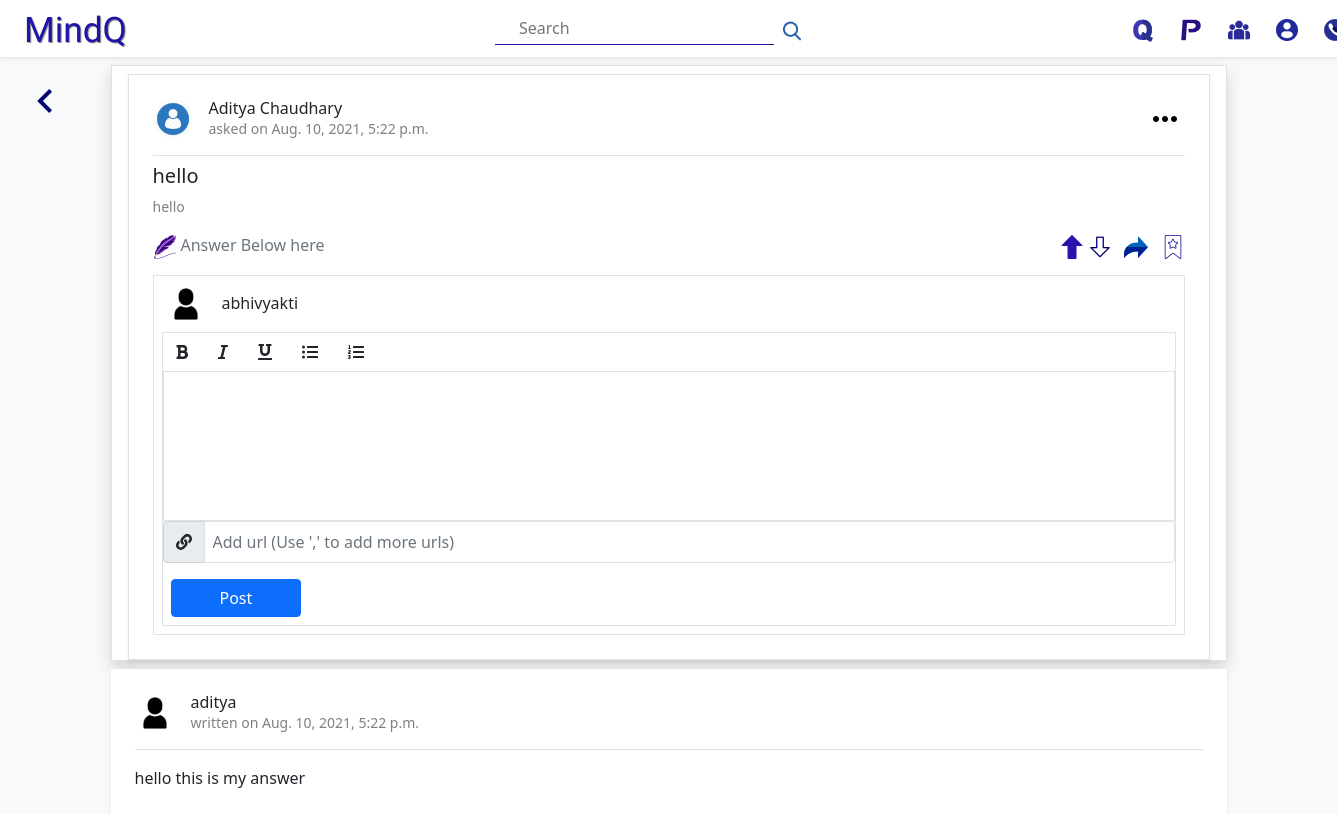
Screenshot of /question/hello (signed in) with the database file from the repository.
### qna/models.py (models this page shows, shortened)
class Question(models.Model):
    key = models.AutoField(primary_key=True)
    user = models.ForeignKey(User,on_delete=models.CASCADE,related_name="QUser")
    title = models.CharField(max_length=300,blank=False)
    description = models.TextField(blank=True)
    url = ListTextField(base_field=CharField(max_length=300,blank=True),size=10,blank=True,default='')
    tags = models.ManyToManyField("Tag",related_name="QTag")
    created_on = models.DateTimeField(auto_now_add=True)
    upvote = models.ManyToManyField(User,related_name="QUpVote")
    downvote = models.ManyToManyField(User,related_name="QDownVote")
    slug = models.SlugField(max_length=300,default="set-some-slug-bro")

class AnswerQ(MPTTModel):
    key = models.AutoField(primary_key=True)
    user = models.ForeignKey(User,on_delete=models.CASCADE,null=True)
    question = models.ForeignKey(Question,on_delete=models.CASCADE,related_name="QAnswere")
    parent = TreeForeignKey('self', on_delete=models.CASCADE,null=True,blank=True, related_name='children')
    url = ListTextField(base_field=CharField(max_length=300,blank=True),size=10,blank=True,null=True,default="")
    description = models.TextField(blank=False)
    created_on = models.DateTimeField(auto_now_add=True)
    class MPTTMeta:
        order_insertion_by = ['created_on']
    def __str__(self):
        return self.description

### user_profile/models.py (models this page shows, shortened)
class Profile(models.Model):
    key = models.AutoField(primary_key=True)
    user = models.OneToOneField(User,on_delete=models.CASCADE,blank=True)
    name = models.CharField(max_length=50,null=True)
    job = models.CharField(max_length=100,null=True,default='___',blank=True)
    bio = models.CharField(max_length=500,null=True)
    followers = models.ManyToManyField(User, related_name='followers_ofUser')
    following = models.ManyToManyField(User, related_name='following_ofUser')
    account_created = models.DateField(auto_now_add=True)
    profile_image = models.ImageField(upload_to='user_profile',default='user_profile/default_profile2.png')
    def __str__(self):
        return(self.name)

### qna/views.py (the view)
# urls.py: path('question/<str:pk>',views.questionsingle,name="question"),
@login_required(login_url='/login/')
def questionsingle(request,pk):
    qs=Question.objects.all()
    for i in range(len(qs)):
        print(qs[i].slug)
    ques=Question.objects.filter(slug=pk)
    if len(ques)>0:
        ques=ques[0]
        ans=AnswerQ.objects.filter(question=ques).reverse()
        print(ans)
        for i in range(len(ans)):
            print(ans[i])
        context={}
        context['ans']=ans
        context['q']=ques
        return render(request,'qna/viewQuestion.html',context)
    else:
        return render(request,'notfound.html')

### templates/qna/viewQuestion.html (shortened to what this page needs)
{% extends 'qna/base.html' %}
{% load static %}
{% block title %}
<link rel="stylesheet" href="{% static 'qna/css/viewQuestion.css'%}">
{% endblock %}
{% block content %}
    <a href="{% url 'questions' %}" title="Back" class="btn backBtn"><img src="{% static 'post/images/backButton.png' %}" alt=""></a>
    <div class="d-flex justify-content-center container">
            <div class='d-flex flex-column shadow bg-white border mt-2 w-100'>
                <div class="mt-2 border d-flex flex-column p-3 p-lg-4 mx-lg-3 mx-4 shadow-sm bg-white">
                    <div class="d-flex justify-content-between">
                        <div class="d-flex">
                            <img src="{{ q.user.profile.profile_image.url }}" alt="" height="40px" width="40px"
                                class='rounded rounded-circle'>
                            <div class='d-flex flex-column ms-3 align-items-start'>
                                <h6 class="my-0">{{ q.user.profile }} </h6>
                                <small class="my-0 py-0 text-black-50">asked on {{ q.created_on}}</small>
                            </div>
                        </div>
                        <div>
                            <img src="images/menu.png" alt="" class='m-2'>
                        </div>
                    </div>
                    <h5 class="mt-3 mb-0 pt-2 border-top">{{ q.title }} </h5>
                    <small class="text-black-50 mt-2">{{q.description}}</small>
                    <div class="d-flex justify-content-between mt-2" id="1">
                        <div class="d-flex justify-content-lg-start pt-2">
                            <a class="text-secondary text-decoration-none" id="myAnswerBox" onclick="myFunction({{ q.key }})"><img
                                    src="{% static 'images/question/write.png' %}" alt="write"><span class="ms-1 me-2">Answer Below here</span></a>
                        </div>
                        <div class="d-flex pt-2 vote{{q.key}}" id='votes{{ q.key }}'>
                            <form>
                                <img class="{{q.key}}vote-up selected" src="{% static 'images/question/upvote-on.png' %}"
                                    title="Vote UP Button" />
                                <img class="{{q.key}}vote-down" src="{% static 'images/question/downarrow.png' %}"
                                    title=" Vote down Button " />
                                <a href="" class="ms-2 ms-lg-2"><img src="{% static 'images/question/share.png' %}" alt="share"></a>
                                <a href="" class="ms-2 ms-lg-2"><img src="{% static 'images/question/bookmark.png' %}"
                                        alt="bookmark"></a>
                            </form>
                        </div>
                    </div>
                    <div class="replyBox{{q.key}} replyBox">
                        <div class="border d-flex flex-column p-2 mt-3">
                            <div class="d-flex justify-content-between">
                                <div class="d-flex align-items-center">
                                    <img src="{% static 'default_profile.png' %}" alt="" height="40px" width="40px"
                                        class="rounded rounded-circle ms-1">
                                    <h6 class="my-0 ms-3">{{request.user}}</h6>
                                </div>
                            </div>
                            <div class="border d-flex flex-column mt-2">
                                <div class="text-editor-header">
                                    <button type="button" class="btn textEditorBtn" data-element="bold">
                                        <i class="fa fa-bold"></i>
                                    </button>
                                    <button type="button" class="btn textEditorBtn" data-element="italic">
                                        <i class="fa fa-italic"></i>
                                    </button>
                                    <button type="button" class="btn textEditorBtn" data-element="underline">
                                        <i class="fa fa-underline"></i>
                                    </button>
                                    <button type="button" class="btn textEditorBtn" data-element="insertUnorderedList">
                                        <i class="fa fa-list-ul"></i>
                                    </button>
                                    <button type="button" class="btn textEditorBtn" data-element="insertOrderedList">
                                        <i class="fa fa-list-ol"></i>
                                    </button>
                                </div>
                                <div class="content border" contenteditable="true" id="content{{q.key}}"></div>
                                <div>
                                    <form action="" method="post" id="myForm">
                                        <div class="input-group mb-3" id="urlInput">
                                            <span class="input-group-text" id="basic-addon1"><i class="fa fa-link"></i></span>
                                            <input type="text" id="urlhnj{{q.key}}" class="p-2 form-control border"
                                                placeholder="Add url (Use ',' to add more urls)" aria-label="Url"
                                                aria-describedby="basic-addon1">
                                        </div>
                                        <div class="d-flex justify-content pb-2 mx-2" id="submitans{{q.key}}">
                                            <button class=" btn   btn-primary px-4 px-lg-5" id="myFormBtn{{q.key}}">Post</button>
                                        </div>
                                    </form>
                                </div>
                            </div>
                        </div>
                    </div>
                </div>
            </div>
        </div>
<div class="d-flex  justify-content-center">
    <div class="container mx-lg-0 mx-4">
            {% for an in ans %}
            <div class="bg-white d-flex flex-column mt-2 shadow-sm">
                <div class="d-flex flex-column p-3 p-lg-4 bg-white">
                    <div class="d-flex justify-content-between">
                        <div class="d-flex">
                            <img src="{% static 'default_profile.png' %}" alt="" height="40px" width="40px" class='rounded rounded-circle'>
                            <div class='d-flex flex-column ms-3 align-items-start'>
                                <h6 class="my-0">{{an.user.username}}</h6>
                                <small class="my-0 py-0 text-black-50">written on {{an.created_on}}</small>
                            </div>
                        </div>
                    </div>
                    <p class="my-0 mt-3 pt-3 border-top">{{an.description|safe}}<br>{{an.url}}</p>
                </div>
            </div>
            {% endfor %}
</div>
</div>
{% endblock %}

### static/qna/css/viewQuestion.css (style rules this page uses)
.content { min-height: 150px; height: 120px; padding: 20px; outline: none; overflow-y: scroll; }
.backBtn { position: fixed; top: 80px; left: 20px; }

### rows the page displays
Question: user.profile.profile_image (placeholder picture), user.profile "Aditya Chaudhary", created_on "Aug. 10, 2021, 5:22 p.m.", title "hello", description "hello"
AnswerQ: user.username "aditya", created_on "Aug. 10, 2021, 5:22 p.m.", description "hello this is my answer"

### other values shown
{{ request.user }} "abhivyakti"
